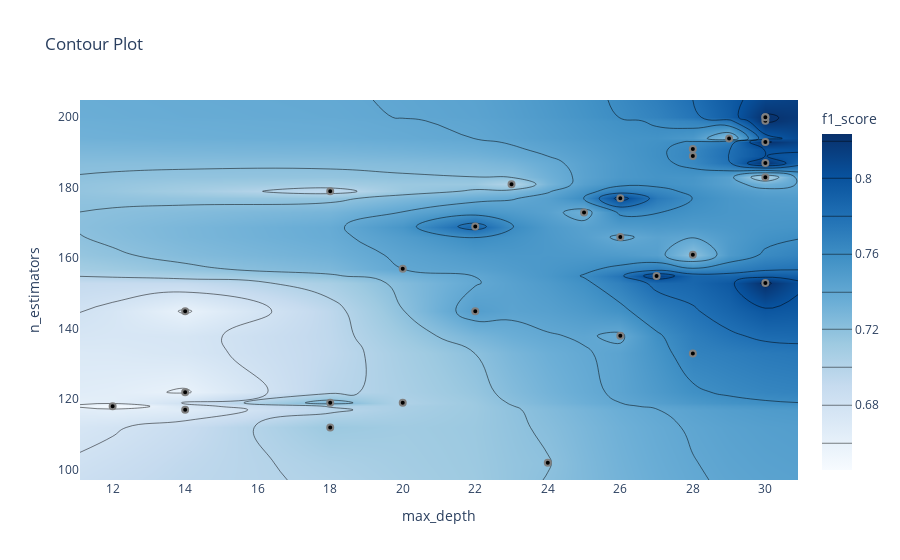

The code cell stored with this chart in its notebook:
### Markdown cell above
График контура отношений гиперпараметров

Он показывает связь между различными комбинациями гиперпараметров и значение метрики для этих комбинаций в виде контурного графика.

### Code cell
optuna.visualization.plot_contour(study, params=["max_depth", "n_estimators"],
                                  target_name="f1_score")

### Figure 1 — Plotly figure (JSON) as saved in the notebook; plotly's stock layout.template omitted (floating-point values rounded to 4 significant figures; data arrays with more than 128 entries replaced by an {"elided": "..."} marker saying what was removed)
{"data": [{"colorbar": {"title": {"text": "f1_score"}}, "colorscale": [[0, "rgb(247,251,255)"], [0.125, "rgb(222,235,247)"], [0.25, "rgb(198,219,239)"], [0.375, "rgb(158,202,225)"], [0.5, "rgb(107,174,214)"], [0.625, "rgb(66,146,198)"], [0.75, "rgb(33,113,181)"], [0.875, "rgb(8,81,156)"], [1, "rgb(8,48,107)"]], "connectgaps": true, "contours": {"coloring": "heatmap"}, "hoverinfo": "none", "line": {"smoothing": 1.3}, "reversescale": false, "type": "contour", "x": [11.1, 12, 14, 18, 20, 22, 23, 24, 25, 26, 27, 28, 29, 30, 30.9], "y": [97.1, 102, 112, 117, 118, 119, 122, 133, 138, 145, 153, 155, 157, 161, 166, 169, 173, 177, 179, 181, 183, 187, 189, 191, 193, 194, 199, 200, 204.9], "z": {"elided": "29x15 float values"}}, {"marker": {"color": "black", "line": {"color": "Grey", "width": 2}}, "mode": "markers", "showlegend": false, "type": "scatter", "x": [14, 14, 18, 18, 12, 18, 20, 30, 20, 14, 30, 30, 30, 26, 26, 26, 24, 28, 23, 28, 22, 30, 28, 30, 28, 25, 29, 27, 22, 30], "y": [117, 122, 179, 119, 118, 112, 119, 153, 157, 145, 200, 199, 193, 166, 138, 177, 102, 133, 181, 161, 169, 200, 191, 187, 189, 173, 194, 155, 145, 183]}], "layout": {"title": {"text": "Contour Plot"}, "xaxis": {"range": [11.1, 30.9], "title": {"text": "max_depth"}}, "yaxis": {"range": [97.1, 204.9], "title": {"text": "n_estimators"}}}}
